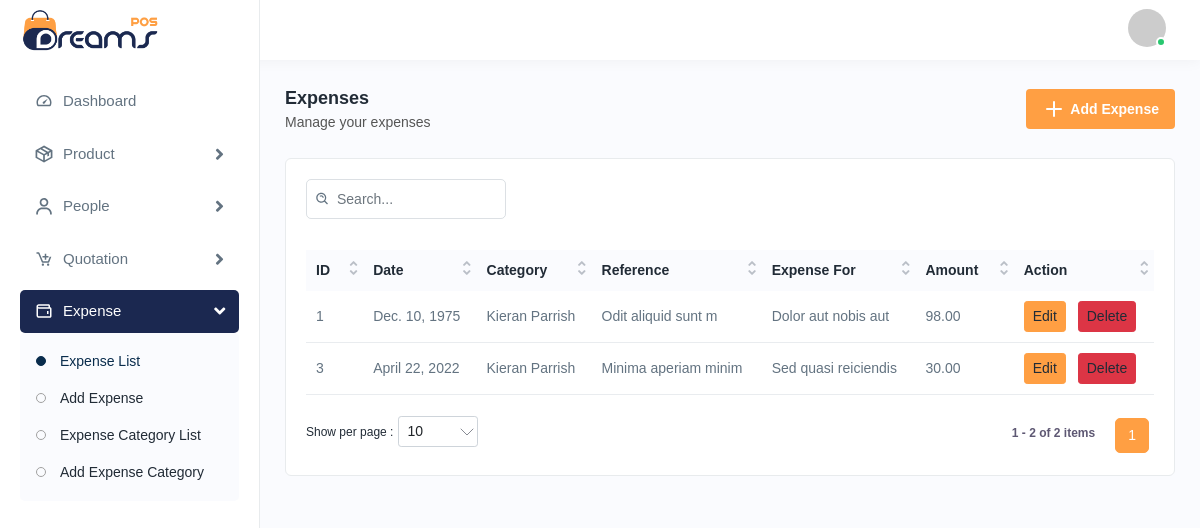
/expenses/ (signed in), run on an earlier commit of the app's database.
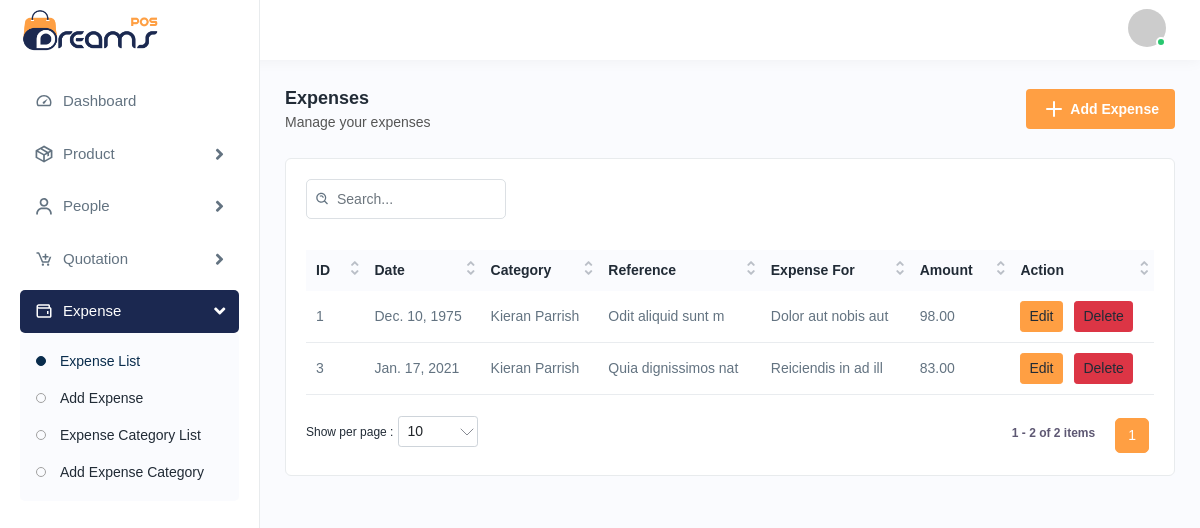
And on a later commit of the database.
### mainapp/models.py (models this page shows)
class Expense(models.Model):
    expense_category = models.ForeignKey(
        "ExpenseCategory",
        on_delete=models.CASCADE,
        related_name="expenses",
    )
    date = models.DateField()
    amount = models.DecimalField(max_digits=12, decimal_places=2)
    reference = models.CharField(max_length=255, unique=True)
    expense_for = models.CharField(max_length=255)
    description = models.TextField(null=True, blank=True)
    created_at = models.DateTimeField(auto_now_add=True)
    updated_at = models.DateTimeField(auto_now=True)

class ExpenseCategory(models.Model):
    name = models.CharField(max_length=255)
    code = models.CharField(max_length=50, unique=True, null=True, blank=True)
    description = models.TextField(null=True, blank=True)
    created_at = models.DateTimeField(auto_now_add=True)
    updated_at = models.DateTimeField(auto_now=True)

### mainapp/views.py (the view)
# urls.py: path("expenses/", views.expenses_index, name="expenses_index"),
@login_required
def expenses_index(request):
    expenses = Expense.objects.select_related("expense_category").order_by(
        "-date", "-id"
    )
    return render(request, "expenses/list.html", {"expenses": expenses})

### mainapp/templates/expenses/list.html (shortened to what this page needs)
{% extends "base.html" %}
{% load static %}
{% block content %}
<div class="page-header">
    <div class="page-title">
        <h4>Expenses</h4>
        <h6>Manage your expenses</h6>
    </div>
    <div class="page-btn">
        <a href="{% url 'expenses_create' %}" class="btn btn-added">
            <img src="{% static 'img/icons/plus.svg' %}" class="me-1" alt="img">Add Expense
        </a>
    </div>
</div>
<div class="card">
    <div class="card-body">
        <div class="table-top">
            <div class="search-set">
                <div class="search-input">
                    <a class="btn btn-searchset">
                        <img src="{% static 'img/icons/search-white.svg' %}" alt="img">
                    </a>
                </div>
            </div>
        </div>
        <div class="table-responsive">
            <table class="table datanew">
                <thead>
                    <tr>
                        <th>ID</th>
                        <th>Date</th>
                        <th>Category</th>
                        <th>Reference</th>
                        <th>Expense For</th>
                        <th>Amount</th>
                        <th>Action</th>
                    </tr>
                </thead>
                <tbody>
                    {% for expense in expenses %}
                    <tr>
                        <td>{{ expense.id }}</td>
                        <td>{{ expense.date }}</td>
                        <td>{{ expense.expense_category.name }}</td>
                        <td>{{ expense.reference }}</td>
                        <td>{{ expense.expense_for }}</td>
                        <td>{{ expense.amount }}</td>
                        <td>
                            <a href="{% url 'expenses_edit' expense.id %}" class="btn btn-sm btn-primary me-2">
                                Edit
                            </a>
                            <a href="{% url 'expenses_delete' expense.id %}" class="btn btn-sm btn-danger">
                                Delete
                            </a>
                        </td>
                    </tr>
                    {% endfor %}
                </tbody>
            </table>
        </div>
    </div>
</div>
{% endblock %}

What changed in the data, as far as the page shows it:
changed Expense id 3: date "April 22, 2022" → "Jan. 17, 2021"; reference "Minima aperiam minim" → "Quia dignissimos nat"; expense_for "Sed quasi reiciendis" → "Reiciendis in ad ill"; amount "30.00" → "83.00"
